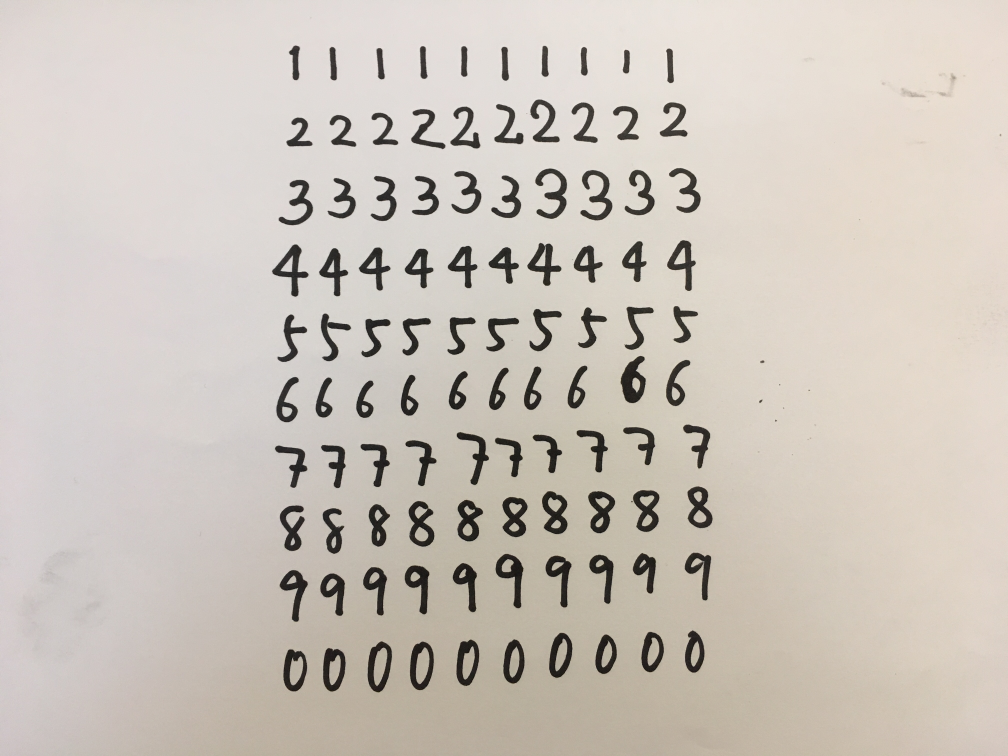
#> input picture train_image.jpg, 4032 x 3024 px (shown at 1/4 size)
$ python digitsReco.py   (older library calls are emulated)
#> lines starting #> are read from the running program, lines starting #| are printed output that depends on the picture; after the words box and inside, x2 and y2 are one past the last pixel; in counts of white or black regions, pixels touching at a corner belong together

"""
Created on Mar 30 2018

@author: Mingju Li
"""

#----------------------Imports---------------------------

import numpy as np
import cv2

from scipy.misc.pilutil import imresize
# imresize(arr, size[, interp, mode])
# resize the pictures

from skimage.feature import hog
# extract Histogram of Oriented Gradients (HOG) for a given image.

from matplotlib import pyplot as plt

from sklearn.model_selection import train_test_split
# Split arrays or matrices into random train and test subsets

from sklearn.metrics import accuracy_score

from sklearn.utils import shuffle
# shuffle the samples we are going to use


#----------------------Constants delaration---------------------------

INPUT_IMAGE = "input_image.jpg"
INPUT_IMAGE_AFTERLOAD = "input_image_overlay.png"

OUTPUT_IMAGE = "output_image.png"

TRAIN_IMAGE_AFTERLOAD = "train_image_overlay.png"
TRAIN_IMAGE = "train_image.jpg"

IMG_HEIGHT = 28
IMG_WIDTH = 28

#----------------------Functions of training---------------------------

# this function aims to processes a custom training image
# this function could create a new image in the current folder, with all the numbers in a rectangle
def load_digits_from_img(img_file):
    # in this example, the input_image.jpg has a 10*10 matrix, from 1 to 9
#> called with img_file = 'train_image.jpg'
    print("START TO PROCESSING TRAINING IMAGE:\n")
    img = cv2.imread(img_file)
#> img is the input picture: shape (3024, 4032, 3); mean B, G, R 187.5, 196.1, 203.9
    train_set = []
    target_set = []
    start = 1

    # # BEGIN: my modification
    # # cv2.imread could read the file with format bmp,jpg,png,tiff and so on
    # # more information could be found here https://blog.csdn.net/sunny2038/article/details/9057415
    # cv2.namedWindow("Image")    # create a new window
    # cv2.imshow("Image", img)    # show the image
    # cv2.waitKey (0)             # without this line it only shows for a short instance
    # # END

    # processing the input img to get rid of the noise and make the pattern more clear
    img_gray = cv2.cvtColor(img,cv2.COLOR_BGR2GRAY)
    # information about cv2.cvtColor https://blog.csdn.net/jningwei/article/details/77725559
    # this function could convert the color of original image into a new color space
    plt.imshow(img_gray)
    # kernel = np.ones((5,5),dtype=int)
    kernel = np.ones((5,5),np.uint8)
    #return a 5*5 matrix filled with 1
    ret, thresh = cv2.threshold(img_gray,127,255,0)
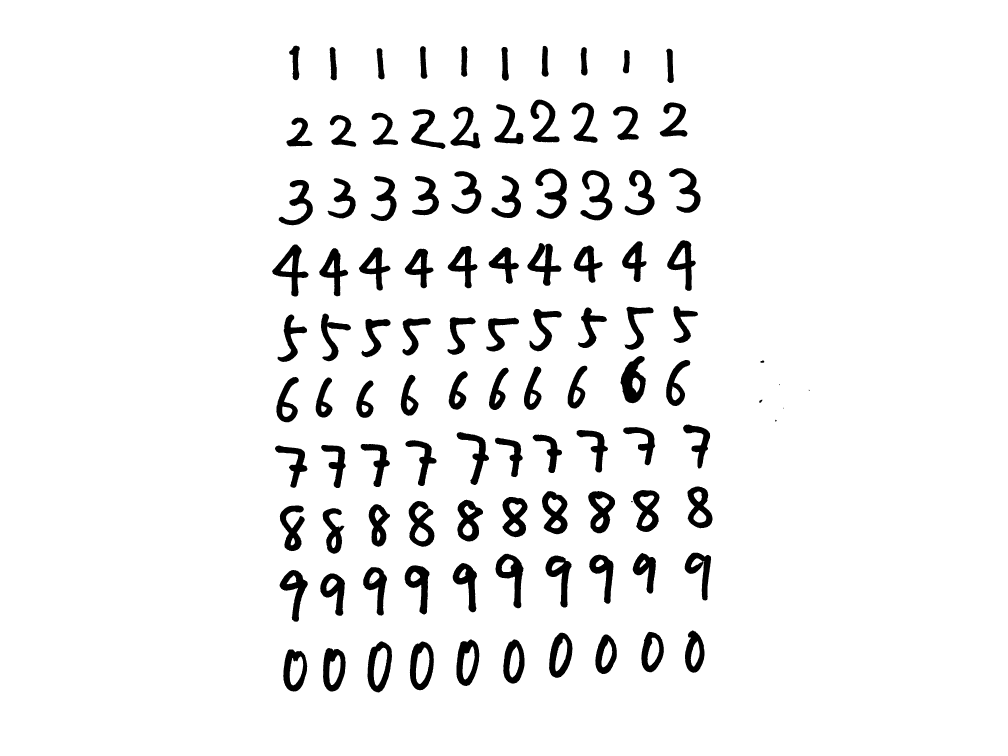
#> thresh: shape (3024, 4032) (shown at 1/4 size); 94.1% white; 108 black regions (4 under 20 px), largest, box (x1, y1, x2, y2) and area: (2482, 1424, 2583, 1613) 11193, (1088, 978, 1235, 1186) 10137, (2141, 674, 2268, 875) 10111
    thresh = cv2.erode(thresh,kernel,iterations = 1)
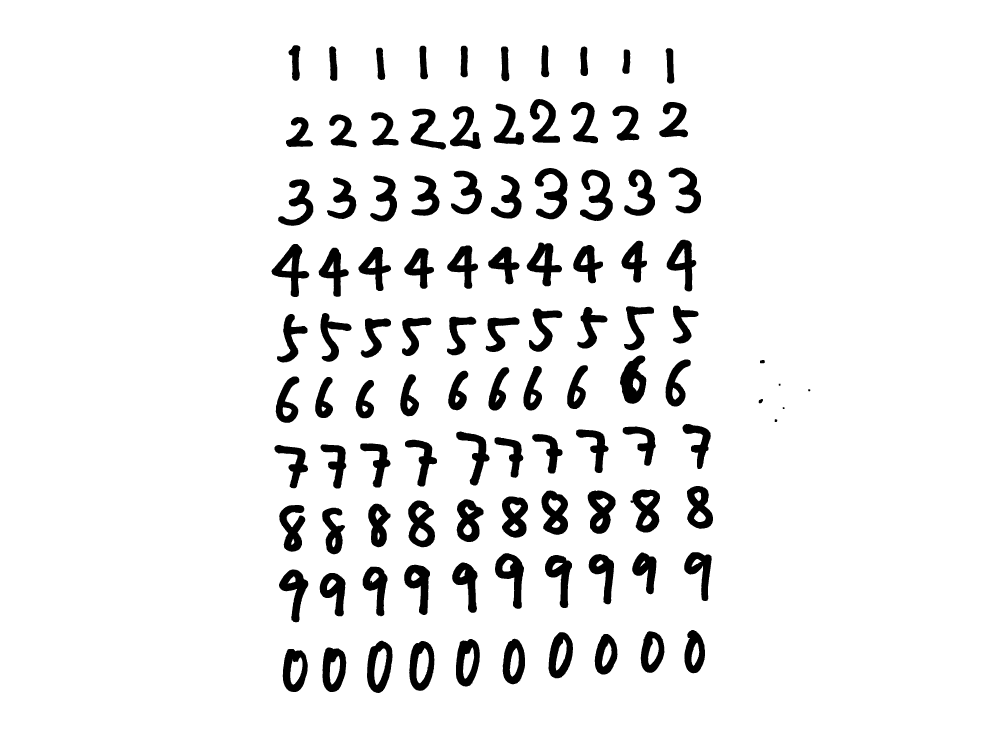
#> thresh: shape (3024, 4032) (shown at 1/4 size); 92.9% white; 106 black regions, largest, box (x1, y1, x2, y2) and area: (2480, 1422, 2585, 1615) 12866, (2139, 672, 2270, 877) 12464, (2320, 678, 2451, 884) 12265
    thresh = cv2.dilate(thresh,kernel,iterations = 1)
#> thresh: shape (3024, 4032); 94.1% white; 106 black regions (3 under 20 px)
    thresh = cv2.erode(thresh,kernel,iterations = 1)
    # repeat doing erode and dilate to make the img more clear
    # remember even if we use thresh here, it does not mean a number
    # it is a image!

    # find the contours
    _,contours,hierarchy = cv2.findContours(thresh, cv2.RETR_TREE, cv2.CHAIN_APPROX_SIMPLE)
#> contours = 165 contours; largest, box (x1, y1, x2, y2) and area: (0, 0, 4032, 3024) 12185713, (1467, 2562, 1571, 2773) 16595, (1636, 2563, 1739, 2764) 16258, (1632, 2001, 1741, 2190) 15143, (1823, 2555, 1920, 2747) 14644
    rectangles = rect_from_contoursHierarchy(contours,hierarchy)
    # https://blog.csdn.net/sunny2038/article/details/12889059
    # https://blog.csdn.net/jfuck/article/details/9620889

    #sort rectangles accoring to x,y pos so that we can label them
    rectangles.sort(key=lambda x:get_contour_precedence(x, img.shape[1]))
    # >>> student_tuples = [
    # ...     ('john', 'A', 15),
    # ...     ('jane', 'B', 12),
    # ...     ('dave', 'B', 10),
    # ... ]
    # >>> sorted(student_tuples, key=lambda student: student[2])   # sort by age
    # [('dave', 'B', 10), ('jane', 'B', 12), ('john', 'A', 15)]

    for i,r in enumerate(rectangles):
        # https://blog.csdn.net/hjxu2016/article/details/77833984
        # >>>seasons = ['Spring', 'Summer', 'Fall', 'Winter']
        # >>> list(enumerate(seasons))
        # [(0, 'Spring'), (1, 'Summer'), (2, 'Fall'), (3, 'Winter')]
        x,y,w,h = r
        cv2.rectangle(img,(x,y),(x+w,y+h),(0,255,0),2)
        # draw a rectangle

        # obetain a digit matrix from a image
        img_digit = img_gray[y:y+h,x:x+w]
        # img_digit = (255-img_digit)
        img_digit = imresize(img_digit,(IMG_WIDTH, IMG_HEIGHT))
        # [6 lines of commented-out code are left out]

        train_set.append(img_digit)
        target_set.append(start%10)

        if i>0 and (i+1)%10 == 0:
            start +=1

    cv2.imwrite(TRAIN_IMAGE_AFTERLOAD,img)
    return np.array(train_set), np.array(target_set)

# given contours and hierarchy, return a list of final bounding rectanges with respond to the numbers
def rect_from_contoursHierarchy(contours,hierarchy):
    hierarchy = hierarchy[0]
    # select the root hierarchy

    boundary = [cv2.boundingRect(c) for c in contours]
#> boundary = 165 items, first 6: (0, 0, 4032, 3024), (1130, 2595, 102, 174), (1161, 2629, 49, 110), (1289, 2589, 97, 180), (1319, 2623, 41, 115), (1636, 2563, 103, 201)
    # here each boundary is a x,y,w,h

    final_boundary = []
    # we have to find the most common heirarchy
    # since the finding contours is done in a tree-level method
    # so this is necessary

    u, indices = np.unique(hierarchy[:,-1], return_inverse=True)
#> u = 52 values from -1 to 133; indices = 165 values, max 51 at index 134, min 0 at index 0, mean 10.01
    # u are the unique element values while indces are the mapping to u
    # >>> a = np.array([1, 2, 6, 4, 2, 3, 2])
    # >>> u, indices = np.unique(a, return_inverse=True)
    # >>> u
    # array([1, 2, 3, 4, 6])
    # >>> indices
    # array([0, 1, 4, 3, 1, 2, 1])
    # >>> u[indices]
    # array([1, 2, 6, 4, 2, 3, 2])

    most_common_heirarchy = u[np.argmax(np.bincount(indices))]
#> most_common_heirarchy = 0

    for r,hr in zip(boundary, hierarchy):
        # each hr is an array, noting its parents/sons/...
        # zip is a wrapping func
        # here r is the rectangle and hr is its relative hierarchy
        x,y,w,h = r

        # here we set this condition to make sure we only use the samples we want our model to use
        # this help to avoid mark some small pattern and decrease the noise
        #  https://docs.opencv.org/trunk/d9/d8b/tutorial_py_contours_hierarchy.html

        if ((w*h)>250) and (10 <= w <= 300) and (20 <= h <= 300) and hr[3] == most_common_heirarchy:
            # hr[3] is the parent contours
            # here I think the most common heirarchy should be -1
            final_boundary.append(r)
#> this loop made 165 passes
#> (hr, x, y, w, h) on passes 1 to 3: ([-1, -1, 1, -1], 0, 0, 4032, 3024), ([3, -1, 2, 0], 1130, 2595, 102, 174), ([-1, -1, -1, 1], 1161, 2629, 49, 110)
#> after the loop, final_boundary = 100 items, first 6: (1130, 2595, 102, 174), (1289, 2589, 97, 180), (1636, 2563, 103, 201), (1467, 2562, 104, 211), (1823, 2555, 97, 192), (2010, 2554, 91, 184)
#> in load_digits_from_img, `rectangles = rect_from_contoursHierarchy(contours,hierarchy)`: rectangles has the same summary as final_boundary in rect_from_contoursHierarchy

    return final_boundary

# get contour levels
def get_contour_precedence(contour, cols):
    return contour[1] * cols + contour[0]  #row-wise ordering
    # this makes the samples enumerated from left top to right bottom in the values of positionx*positiony

# turn the pixels into hog
# [69 lines left out: functions pixels_to_hog, KNN_MachineLearning, not called in this run]


#----------------------Class---------------------------

# define a custom model in a similar class wrapper with train and predict methods
# here we adapt the KNN method to solve this problem. so we define a class with attibutes k and models
# and 2 methods of train and predict

class KNN_MODEL():
    def __init__(self, k = 3):
        self.k = k
        self.model = cv2.ml.KNearest_create()
        # further information of KNN cv2 could be found here https://docs.opencv.org/3.2.0/d5/d26/tutorial_py_knn_understanding.html

    def train(self, samples, responses):
        self.model.train(samples, cv2.ml.ROW_SAMPLE, responses)

    def predict(self, samples):
        retval, results, neigh_resp, dists = self.model.findNearest(samples, self.k)
        return results.ravel()

#----------------------Training---------------------------

TRAIN_USER_IMG = 'train_image.jpg'
TEST_USER_IMG = 'input_image.png'

digits, labels = load_digits_from_img(TRAIN_USER_IMG)
#> the loop in load_digits_from_img, `for i,r in enumerate(rectangles): # https://blog.csdn.net/hjxu2016/art..` made 1 pass
#> (x, y, w, h) on pass 1: (1153, 180, 49, 144)
#> pass 1, in load_digits_from_img, `img_digit = img_gray[y:y+h,x:x+w]`:
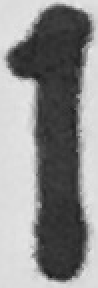
#> img_digit: shape (144, 49) (shown 2 times larger); min 31, max 232, mean 139.5
#> after the loop in load_digits_from_img, `for i,r in enumerate(rectangles):`: start = 1; target_set = []
#> (the run stopped early here; a loop or call above may not have finished)
